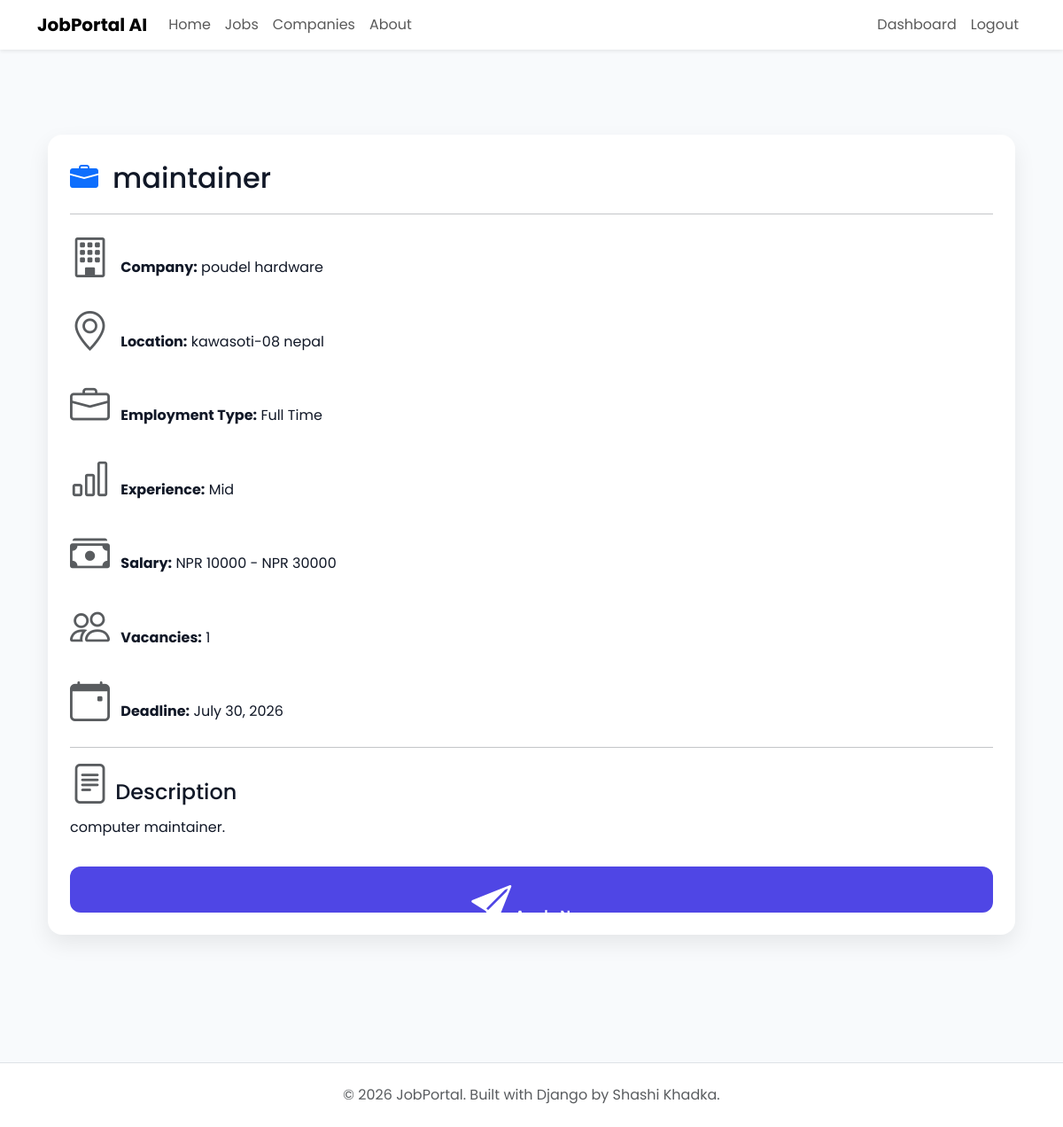
The app's page /jobs/23/ (signed in) with its own data.
### jobs/models.py (models this page shows, shortened)
class Job(models.Model):
    class EmploymentType(models.TextChoices):
        FULL_TIME = "Full Time"
        PART_TIME = "Part Time"
        INTERNSHIP = "Internship"
        CONTRACT = "Contract"
    class ExperienceLevel(models.TextChoices):
        ENTRY =  "Entry Level"
        MID =  "Mid Level"
        SENIOR = "Senior Level"
    company = models.ForeignKey(Company,on_delete=models.CASCADE,related_name="jobs")
    title = models.CharField(max_length=200)
    slug = models.SlugField(unique=True,blank=True)
    description = models.TextField()
    location = models.CharField(max_length=150)
    employment_type = models.CharField(max_length=20,choices=EmploymentType.choices)
    experience_level = models.CharField( max_length=20, choices=ExperienceLevel.choices )
    salary_min = models.PositiveIntegerField()
    salary_max = models.PositiveIntegerField()
    vacancies = models.PositiveIntegerField(default=1)
    deadline = models.DateField()
    is_active = models.BooleanField(default=True)
    created_at = models.DateTimeField(auto_now_add=True)
    updated_at = models.DateTimeField(auto_now=True)

### companies/models.py (models this page shows, shortened)
class Company(models.Model):
    owner = models.OneToOneField(settings.AUTH_USER_MODEL,on_delete=models.CASCADE,related_name="company")
    company_name = models.CharField(max_length=200)
    slug = models.SlugField(unique=True, blank=True)
    logo = models.ImageField( upload_to="company_logos/", blank=True, null=True)
    description = models.TextField()
    website = models.URLField(blank=True)
    email = models.EmailField()
    phone = models.CharField(max_length=20)
    address = models.TextField()
    location = models.CharField(max_length=255)
    city = models.CharField(max_length=100)
    country = models.CharField(max_length=100)
    established_date = models.DateField()
    employee_count = models.PositiveIntegerField()
    created_at = models.DateTimeField(auto_now_add=True)
    updated_at = models.DateTimeField(auto_now=True)

### jobs/views.py (the view)
# urls.py: path("<int:pk>/", views.job_detail, name="job-detail"),
@login_required
def job_detail(request, pk):
    job = get_object_or_404( Job,pk=pk)
    return render( request, "jobs/job_detail.html" ,{"job": job})

### templates/jobs/job_detail.html (shortened to what this page needs)
{% extends "base.html" %}
{% block content %}
<div class="container py-5">
    <div class="custom-card">
        <div class="d-flex align-items-center mb-3">
            <i class="bi bi-briefcase-fill text-primary" style="font-size: 32px;"></i>
            <h2 class="mb-0 ms-3">{{ job.title }}</h2>
        </div>
        <hr>
        <p>
            <i class="bi bi-building text-muted me-2"></i>
            <strong>Company:</strong>
            {{ job.company.company_name }}
        </p>
        <p>
            <i class="bi bi-geo-alt text-muted me-2"></i>
            <strong>Location:</strong>
            {{ job.location }}
        </p>
        <p>
            <i class="bi bi-briefcase text-muted me-2"></i>
            <strong>Employment Type:</strong>
            {{ job.get_employment_type_display }}
        </p>
        <p>
            <i class="bi bi-bar-chart text-muted me-2"></i>
            <strong>Experience:</strong>
            {{ job.get_experience_level_display }}
        </p>
        <p>
            <i class="bi bi-cash-stack text-muted me-2"></i>
            <strong>Salary:</strong>
            NPR {{ job.salary_min }} - NPR {{ job.salary_max }}
        </p>
        <p>
            <i class="bi bi-people text-muted me-2"></i>
            <strong>Vacancies:</strong>
            {{ job.vacancies }}
        </p>
        <p>
            <i class="bi bi-calendar-event text-muted me-2"></i>
            <strong>Deadline:</strong>
            {{ job.deadline }}
        </p>
        <hr>
        <h4>
            <i class="bi bi-file-text text-muted"></i>
            Description
        </h4>
        <p>
            {{ job.description }}
        </p>
        {% if request.user.is_authenticated and request.user.role == "APPLICANT" %}
        <a href="{% url 'apply-job' job.pk %}"
           class="btn btn-primary-custom mt-3">
            <i class="bi bi-send-fill"></i> Apply Now
        </a>
        {% endif %}
    </div>
</div>
{% endblock %}

### static/css/variables.css (style rules this page uses)
:root { --primary:#4F46E5; --primary-hover:#4338CA; --secondary:#6366F1; --success:#22C55E; --danger:#EF4444; --warning:#F59E0B; --dark:#0F172A; --gray:#64748B; --light:#F8FAFC; --white:#FFFFFF; --border:#E2E8F0; --shadow:0 8px 30px rgba(0,0,0,.08); --radius:12px; }

### static/css/main.css (style rules this page uses)
* { margin:0; padding:0; box-sizing:border-box; }
body { font-family:'Poppins',sans-serif; background:var(--light); color:var(--dark); }
a { text-decoration:none; }

### static/css/components.css (style rules this page uses)
.custom-card { background:white; border-radius:14px; padding:25px; box-shadow:var(--shadow); transition:.3s; }
.btn-primary-custom { background:var(--primary); color:white; padding:12px 22px; border-radius:10px; border:none; transition:.3s; }

### static/css/style.css (style rules this page uses)
* { margin:0; padding:0; box-sizing:border-box; }
body { font-family:'Poppins',sans-serif; background:var(--light); color:var(--dark); }
a { text-decoration:none; }

### static/css/dashboard.css (style rules this page uses)
.custom-card { background:white; border-radius:16px; padding:25px; box-shadow:0 10px 25px rgba(0,0,0,.08); transition:.3s; }
.custom-card i { font-size:45px; }
:root { --primary:#4F46E5; --success:#22C55E; --warning:#F59E0B; --danger:#EF4444; --bg:#F6F8FC; --card:#ffffff; --text:#1E293B; --muted:#64748B; --border:#E5E7EB; }
body { background:var(--bg); }
:root { --primary:#2563eb; --primary-dark:#1d4ed8; --primary-light:#eef4ff; --success:#16a34a; --warning:#f59e0b; --danger:#ef4444; --text:#111827; --text-light:#6b7280; --border:#e5e7eb; --white:#ffffff; --background:#f8fafc; --radius:18px; --radius-sm:12px; --shadow:0 10px 30px rgba(0,0,0,.06); --shadow-hover:0 18px 40px rgba(37,99,235,.15); --transition:.25s ease; }
* { box-sizing:border-box; }
body { background:var(--background); font-family:"Poppins", sans-serif; color:var(--text); -webkit-font-smoothing:antialiased; }
a { text-decoration:none; transition:color var(--transition); }
.btn { transition:transform var(--transition), box-shadow var(--transition), background var(--transition); }

### static/css/auth.css (style rules this page uses)
.btn-primary-custom { width: 100%; height: 52px; border: none; border-radius: 12px; background: #4F46E5; color: white; font-weight: 600; transition: .3s; }

### records on screen
Job: title "maintainer", company.company_name "poudel hardware", location "kawasoti-08 nepal", employment_type "Full Time", experience_level "Mid", salary_min "10000", salary_max "30000", vacancies "1", deadline "July 30, 2026", description "computer maintainer."
